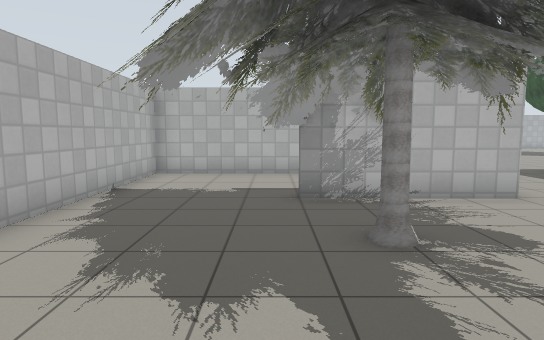
[1] (above)

24 first-person views from a walk through a world built for the Gazebo simulator. The camera is 1.2 m above the floor, tilts 6° down and sees 75° across. The lines on the ground mark 1 m squares. The floor is counted in squares, 1 m on a side. Each view is taken from the middle of a square. On the plan, view 1 faces up. The plan holds only what a view shows up to about 14 squares ahead; the rest is blank. The place goes on beyond the plan. Simple patterns stand in for the simulator's built-in surfaces. Some stock models are drawn as simple stand-ins.

[2]
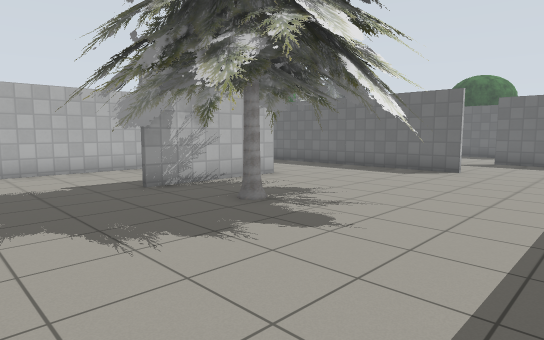

[3]
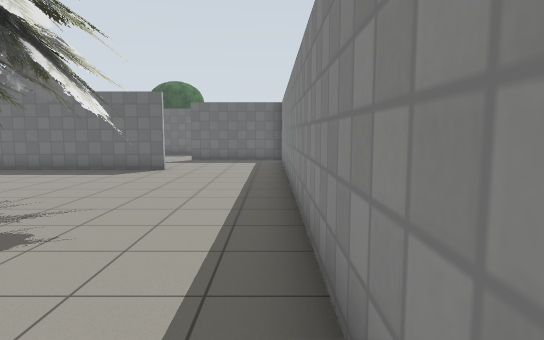

[4]
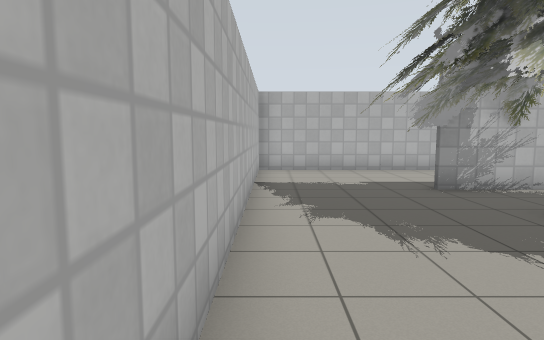

[5]
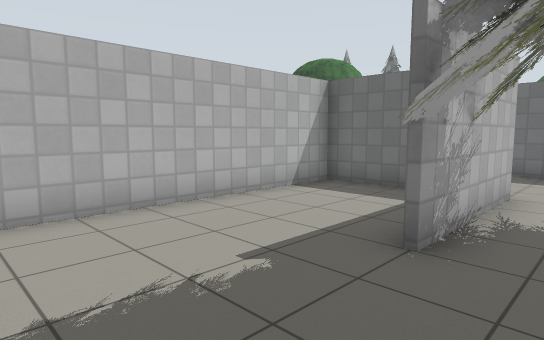

[6]
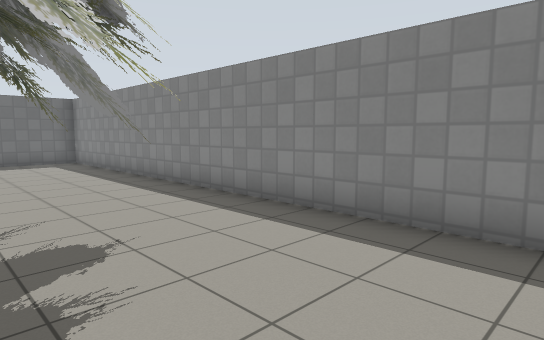

[7]
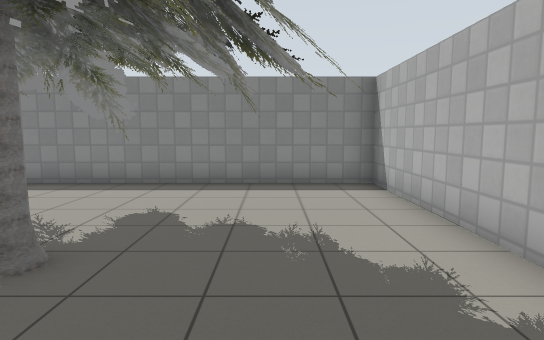

[8]
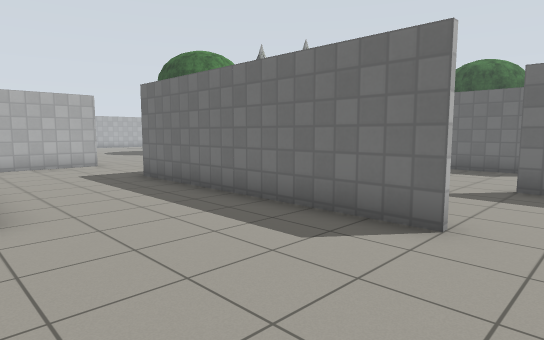

[9]
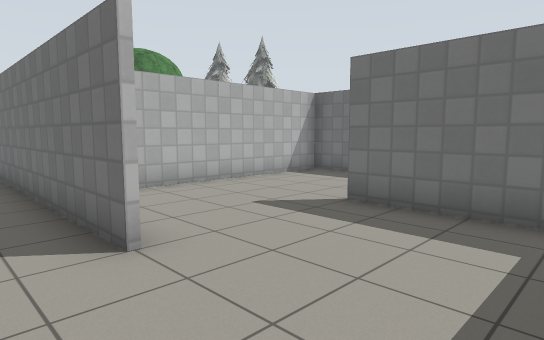

[10]
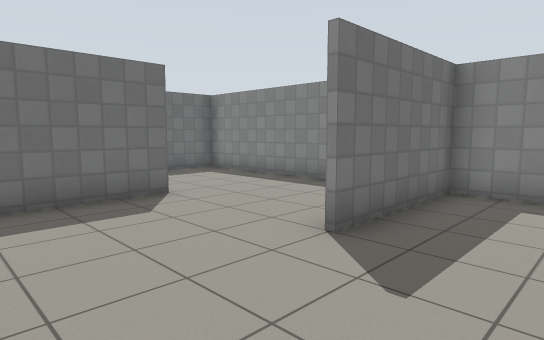

[11]
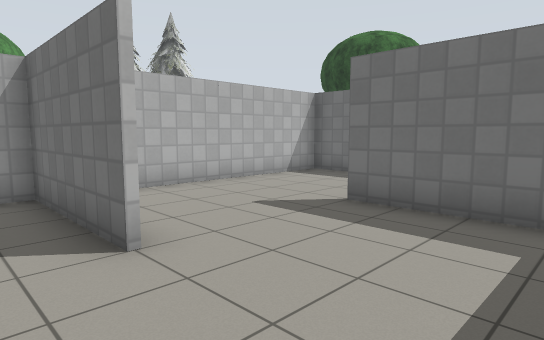

[12]
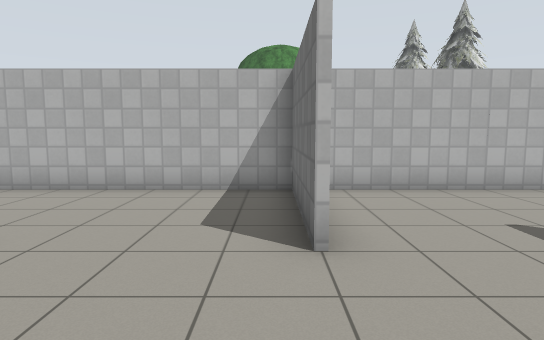

[13]
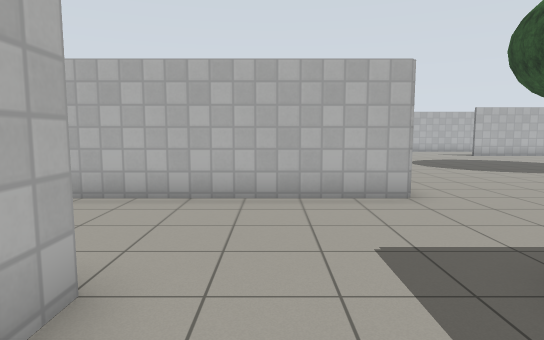

[14]
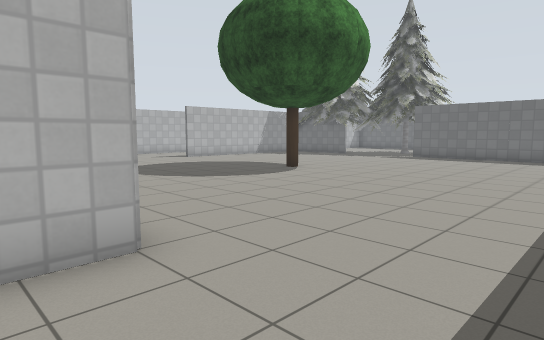

[15]
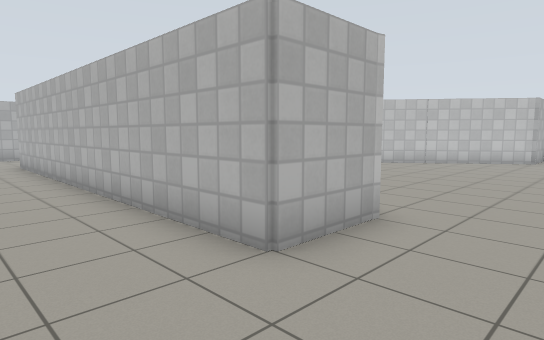

[16]
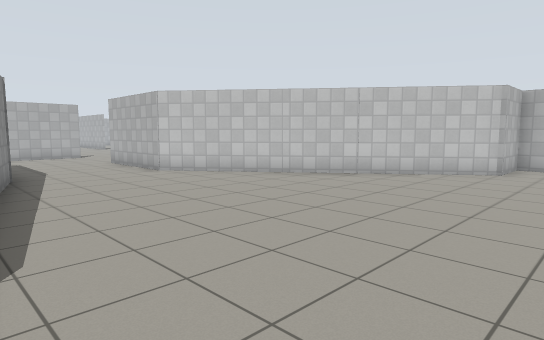

[17]
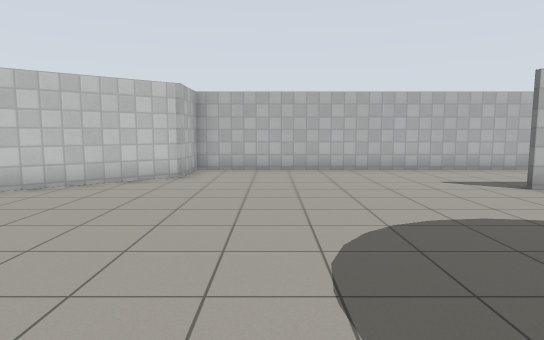

[18]
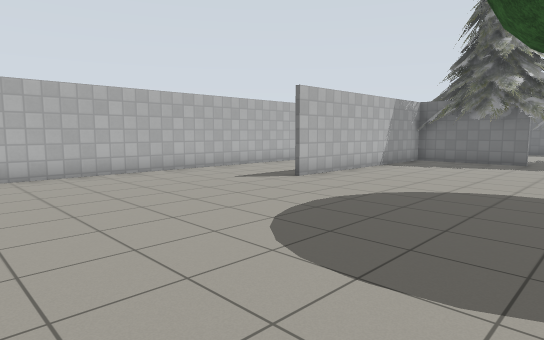

[19]
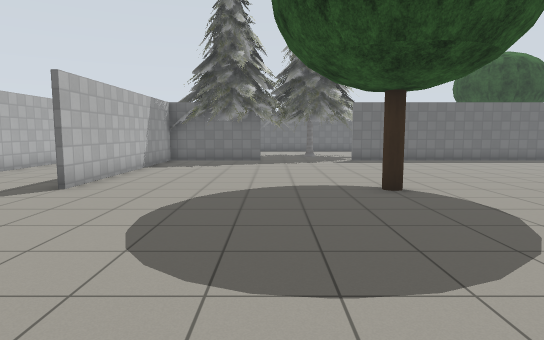

[20]
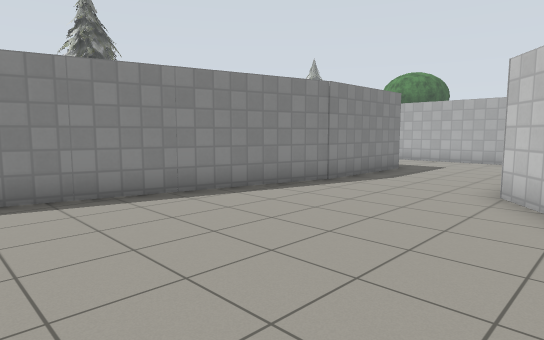

[21]
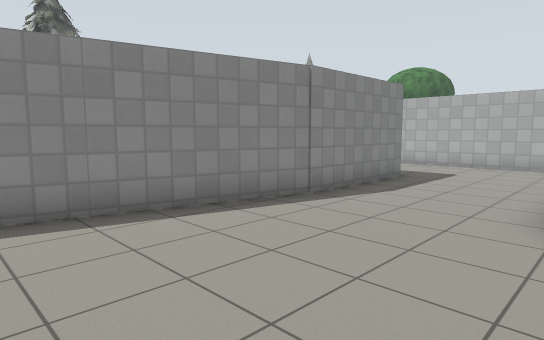

[22]
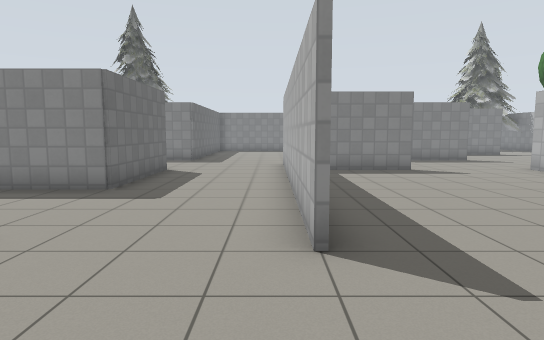

[23]
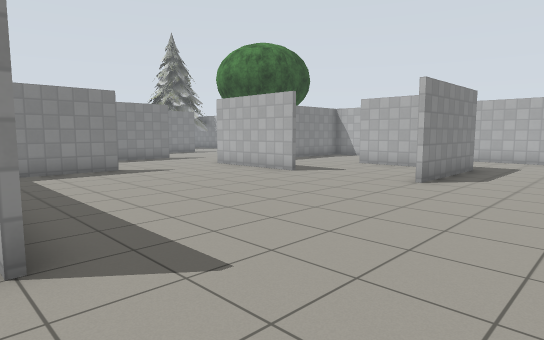

[24]
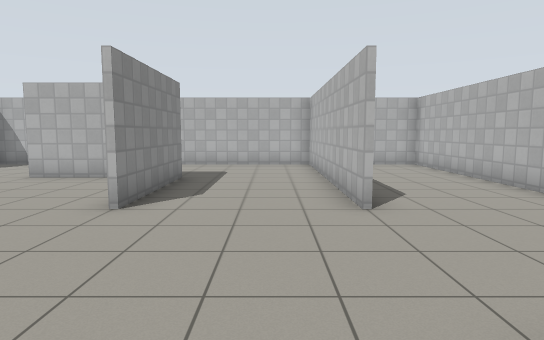

### Floor plan
Key: @ floor where view 1 was taken; # wall or solid block; . floor; T pine tree; A oak tree.
Columns run from 24 left of view 1 to 23 right of it. Each row starts with its distance up from view 1.
 31 ########                        ################
 30 #........                       #..............
 29 #.........                      #.............
 28    .........                  ###...........
 27 #########...                 ##..........#######
 26 #............... .          ##..................
 25 #................         ###..................T
 24 #...................     ##....................T
 23 #...#####............#####.....................T
 22 #...#  .........#..............................T
 21     #...........#...............................
 20     #...........#...............................
 19     #...........#.......................A.......
 18     ....#.......#....#######....................
 17   ... ..#.......#....#     #####...............
 16 #..     #.......#....#      #####...............
 15 #       #....####....############...............
 14         .....   #...............................
 13         .....   #.....  ........................
 12         ....     .....      ...............   ..
 11                     #########...#
 10                     #.......#...#
  9                     #.......#...#
  8                     #.......#...#
  7                     #....TTT#...################
  6                     #..TTTTT....# ......#.......
  5                     #..TTTTTT...# ......#.......
  4                     #..TTT.TT...#.......#.......
  3                     #..TTTTTT...#.......#......
  2                     #..TTTTT........#.......#
  1                     #...TTTT........#.......#
  0                     #...@...........# ......#
 -1                     #...............#  .....#
 -2                     #################   ######

Where each view was taken, in squares from view 1:
view 1: 0 up, 0 right, facing up
view 2: 1 down, 3 left, facing up-right
view 3: 1 down, 3 left, facing right
view 4: 1 down, 3 left, facing up
view 5: 5 up, 3 left, facing up-right
view 6: 3 up, 3 left, facing down-right
view 7: 7 up, 1 left, facing down
view 8: 1 up, 4 right, facing up-right
view 9: 1 down, 7 right, facing up-right
view 10: 6 up, 10 right, facing down-right
view 11: 1 down, 15 right, facing up-right
view 12: 1 down, 16 right, facing up
view 13: 8 up, 6 right, facing up
view 14: 11 up, 7 right, facing up-right
view 15: 12 up, 11 right, facing up-left
view 16: 17 up, 11 right, facing up-left
view 17: 19 up, 11 right, facing up
view 18: 20 up, 9 right, facing up-right
view 19: 22 up, 9 right, facing right
view 20: 24 up, 8 right, facing down-left
view 21: 23 up, 6 right, facing down-left
view 22: 26 up, 7 left, facing down
view 23: 26 up, 7 left, facing down-left
view 24: 25 up, 10 left, facing left
